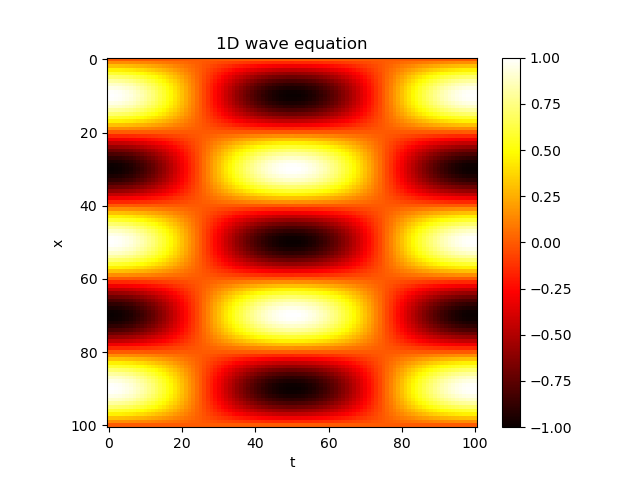

Write Python code to recreate this figure.
#!/usr/bin/python
#
# http://hplgit.github.io/num-methods-for-PDEs/doc/pub/wave/html/slides_wave-solarized.html
#
# 1D wave equation. Dirichlet conditions in 1D.

import math
import numpy as np
import matplotlib.pyplot as plt

# Given mesh points as arrays x and t (x[i], t[j])
Nx, Nt, L, T, c = 100, 100, 1.0, 2.0, 0.2
t = np.linspace(0, T, num=Nt+1, dtype=float)   # t in [0,T]
x = np.linspace(0, L, num=Nx+1, dtype=float)   # x in [0,L]
dx = x[1] - x[0]
dt = t[1] - t[0]
#Nt = len(t)-1
#Nx = len(x)-1
r = (c*dt/dx)**2
print ( "r = {}".format(r) )
assert r < 1

#u = np.zeros( (Nx+1,Nt+1), dtype=float )  # all results
u = np.empty( (Nx+1,Nt+1), dtype=float )  # all results

# initial condition, t=0, j=0
# initial shape of the string
#u[:,0] = np.where(x < 0.5, 2*x, 2*(1-x))
#u[:,0] = np.where(3*x < 1, 3*x, 1.5*(1-x))
#u[:,0] = np.abs(2*x-1)-1
#u[:,0] = np.where(x < 0.5, np.where(3*x<1, 3*x, 1), np.where(3*x<2, 1, 3*(1-x)))
#u[:,0] = np.sin(x * np.pi)
u[:,0] = np.sin(x * (np.pi * 5))

#assert u[0,0] == 0 and u[Nx,0] == 0
assert abs(u[0,0]) < 1e-6 and abs(u[Nx,0]) < 1e-6

# boundary condition, x=0 and x=L
u[0,:] = 0.0
u[Nx,:] = 0.0

#for i in range(1,Nx):   # initial condition j=1
#    u[i,1] = u[i,0] + (r*0.5)*( u[i-1,0] -2*u[i,0] + u[i+1,0] )
u[1:-1,1] = u[1:-1,0] + (r*0.5)*( u[:-2,0] -2*u[1:-1,0] + u[2:,0] )

# iteration/solution the linear algebraic equations
for j in range(1,Nt):
    #for i in range(1,Nx):
    #    u[i,j+1] = -u[i,j-1] +2*u[i,j] + r*(u[i-1,j] -2*u[i,j] + u[i+1,j])
    u[1:-1,j+1] = -u[1:-1,j-1] +2*u[1:-1,j] + r*(u[:-2,j] -2*u[1:-1,j] + u[2:,j])

# visualization
plt.title("1D wave equation")
plt.xlabel("t")
plt.ylabel("x")

plt.imshow(u, cmap='hot', interpolation='nearest')
#plt.imshow(u[:,::3], cmap='hot', interpolation='nearest')
#plt.imshow(u[:,::3], cmap='hot', interpolation='bilinear')
#plt.imshow(u[:,::3], cmap='hot', interpolation='hamming')

plt.colorbar()
plt.savefig("wave1b.png")
plt.show()


# EOF
